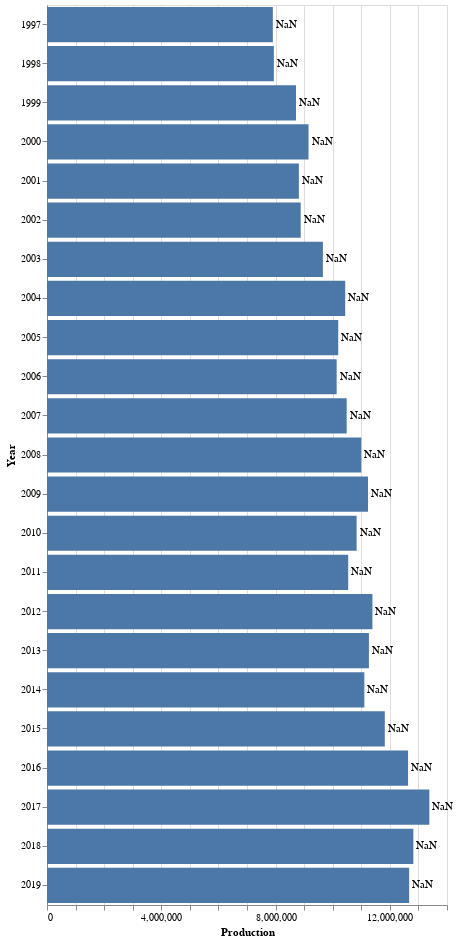

The notebook cell this image was saved under:
### Code cell
source =  pj_rice_prod

bars = alt.Chart(source).mark_bar().encode(
    x='Production:Q',
    y="Year:O"
)

text = bars.mark_text(
    align='left',
    baseline='middle',
    dx=3  # Nudges text to right so it doesn't appear on top of the bar
).encode(
    text='wheat:Q'
)

(bars + text).properties(height=900)

### Figure 1 — Vega-Lite specification as saved in the notebook (floating-point values rounded to 4 significant figures)
{"$schema": "https://vega.github.io/schema/vega-lite/v4.17.0.json", "config": {"view": {"continuousHeight": 300, "continuousWidth": 400}}, "data": {"name": "data-17986aa454ff5778c9174435f7d89f97"}, "datasets": {"data-17986aa454ff5778c9174435f7d89f97": [{"Production": 7904000, "Year": 1997}, {"Production": 7940000, "Year": 1998}, {"Production": 8716000, "Year": 1999}, {"Production": 9154000, "Year": 2000}, {"Production": 8816000, "Year": 2001}, {"Production": 8880000, "Year": 2002}, {"Production": 9656000, "Year": 2003}, {"Production": 10437000, "Year": 2004}, {"Production": 10193000, "Year": 2005}, {"Production": 10138000, "Year": 2006}, {"Production": 10489000, "Year": 2007}, {"Production": 11000000, "Year": 2008}, {"Production": 11236000, "Year": 2009}, {"Production": 10837000, "Year": 2010}, {"Production": 10542000, "Year": 2011}, {"Production": 11390000, "Year": 2012}, {"Production": 11267000, "Year": 2013}, {"Production": 11107000, "Year": 2014}, {"Production": 11823000, "Year": 2015}, {"Production": 12638000, "Year": 2016}, {"Production": 13382000, "Year": 2017}, {"Production": 12822000, "Year": 2018}, {"Production": 12675000, "Year": 2019}]}, "height": 900, "layer": [{"encoding": {"x": {"field": "Production", "type": "quantitative"}, "y": {"field": "Year", "type": "ordinal"}}, "mark": "bar"}, {"encoding": {"text": {"field": "wheat", "type": "quantitative"}, "x": {"field": "Production", "type": "quantitative"}, "y": {"field": "Year", "type": "ordinal"}}, "mark": {"align": "left", "baseline": "middle", "dx": 3, "type": "text"}}]}
